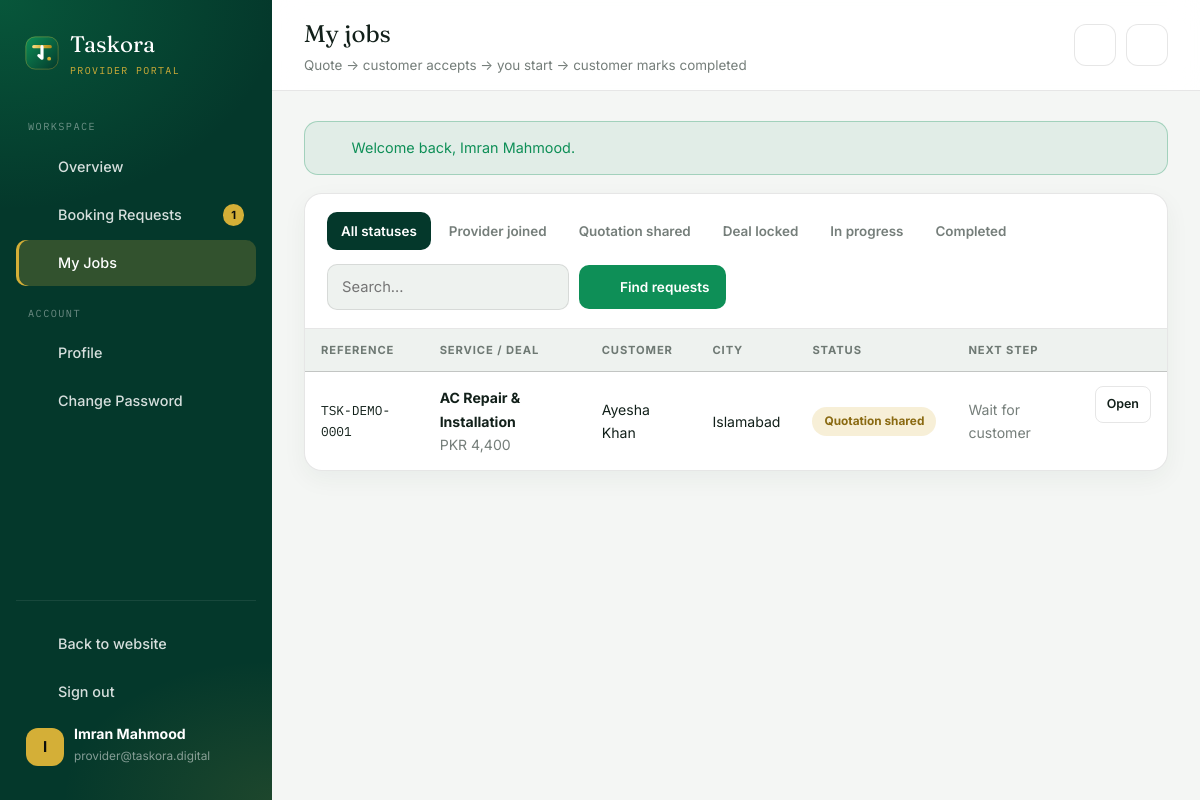
The app's page /account/jobs.php (signed in) with its own data.
### tables this page shows
CREATE TABLE `users` (
  `id` int(10) unsigned NOT NULL AUTO_INCREMENT,
  `role` enum('customer','provider') NOT NULL DEFAULT 'customer',
  `name` varchar(150) NOT NULL,
  `email` varchar(191) NOT NULL,
  `phone` varchar(40) DEFAULT NULL,
  `cnic` varchar(20) DEFAULT NULL,
  `city` varchar(80) DEFAULT NULL,
  `password` varchar(255) NOT NULL,
  `category` varchar(150) DEFAULT NULL,
  `subcategory` varchar(150) DEFAULT NULL,
  `experience` int(11) DEFAULT NULL,
  `service_areas` varchar(255) DEFAULT NULL,
  `qualifications` text,
  `status` enum('pending','active','suspended') NOT NULL DEFAULT 'active',
  `created_at` timestamp NOT NULL DEFAULT CURRENT_TIMESTAMP,
  PRIMARY KEY (`id`),
  UNIQUE KEY `email` (`email`)
);

CREATE TABLE `bookings` (
  `id` int(10) unsigned NOT NULL AUTO_INCREMENT,
  `ref` varchar(30) NOT NULL,
  `customer_id` int(10) unsigned DEFAULT NULL,
  `provider_id` int(10) unsigned DEFAULT NULL,
  `name` varchar(150) NOT NULL,
  `phone` varchar(40) NOT NULL,
  `email` varchar(191) DEFAULT NULL,
  `cnic` varchar(20) DEFAULT NULL,
  `city` varchar(80) DEFAULT NULL,
  `address` varchar(255) DEFAULT NULL,
  `map_link` varchar(255) DEFAULT NULL,
  `category` varchar(150) DEFAULT NULL,
  `service` varchar(150) DEFAULT NULL,
  `description` text,
  `urgency` enum('normal','urgent','emergency') NOT NULL DEFAULT 'normal',
  `preferred_date` date DEFAULT NULL,
  `budget` decimal(12,2) DEFAULT NULL,
  `quotation_required` tinyint(1) NOT NULL DEFAULT '0',
  `payment_method` varchar(40) DEFAULT NULL,
  `status` enum('requested','provider_joined','quoted','deal_locked','in_progress','completed','cancelled') NOT NULL DEFAULT 'requested',
  `deal_amount` decimal(12,2) DEFAULT NULL,
  `source` varchar(20) NOT NULL DEFAULT 'portal',
  `admin_note` text,
  `created_at` timestamp NOT NULL DEFAULT CURRENT_TIMESTAMP,
  `updated_at` timestamp NULL DEFAULT NULL ON UPDATE CURRENT_TIMESTAMP,
  PRIMARY KEY (`id`),
  UNIQUE KEY `ref` (`ref`),
  KEY `idx_customer` (`customer_id`),
  KEY `idx_provider` (`provider_id`),
  KEY `idx_status` (`status`)
);

### account/jobs.php (the view, shortened to what this page needs)
<?php
require __DIR__ . '/_layout.php';
$u = require_user('provider');
$status = get('status');
$where = 'provider_id = ?'; $args = [$u['id']];
$list = rows("SELECT * FROM bookings WHERE $where ORDER BY COALESCE(updated_at, created_at) DESC", $args);
$next = [
    'provider_joined' => 'Send quotation', 'quoted' => 'Wait for customer', 'deal_locked' => 'Start job',
    'in_progress' => 'Customer completes', 'completed' => 'Done', 'cancelled' => '—', 'requested' => '—',
];
portal_start('My jobs', 'Quote → customer accepts → you start → customer marks completed');
?>
<div class="card">
  <div class="card-head">
    <div class="tabs">
      <a href="jobs.php" class="<?= $status === '' ? 'active' : '' ?>">All statuses</a>
      <?php foreach (['provider_joined', 'quoted', 'deal_locked', 'in_progress', 'completed'] as $k): ?>
        <a href="?status=<?= $k ?>" class="<?= $status === $k ? 'active' : '' ?>"><?= e(booking_statuses()[$k][0]) ?></a>
      <?php endforeach; ?>
    </div>
    <div class="filters"><input class="input search" placeholder="Search…" data-table-search="#jobTable"><a class="b" href="requests.php"><?= icon('inbox') ?>Find requests</a></div>
  </div>
  <?php if (!$list): ?><div class="empty"><?= icon('briefcase') ?>No jobs here yet. <a class="link-arrow" href="requests.php">Browse booking requests <?= icon('arrow') ?></a></div>
  <?php else: ?>
  <div class="table-wrap"><table class="tbl" id="jobTable">
    <thead><tr><th>Reference</th><th>Service / Deal</th><th>Customer</th><th>City</th><th>Status</th><th>Next step</th><th></th></tr></thead>
    <tbody>
      <?php foreach ($list as $b): ?>
        <tr>
          <td class="mono"><?= e($b['ref']) ?></td>
          <td><b><?= e($b['service']) ?></b><br><span class="muted"><?= $b['deal_amount'] ? e(money($b['deal_amount'])) : 'No quotation yet' ?></span></td>
          <td><?= e($b['name']) ?></td>
          <td><?= e($b['city']) ?></td>
          <td><?= status_pill($b['status']) ?></td>
          <td class="muted"><?= e($next[$b['status']] ?? '—') ?></td>
          <td class="actions"><a class="b b-ghost b-sm" href="booking.php?id=<?= (int)$b['id'] ?>">Open</a></td>
        </tr>
      <?php endforeach; ?>
    </tbody>
  </table></div>
  <?php endif; ?>
</div>
<?php portal_end(); ?>

### account/_layout.php (shortened to what this page needs)
<?php
require_once dirname(__DIR__) . '/includes/bootstrap.php';
function portal_nav($u)
{
    $unread = (int)val('SELECT COUNT(*) FROM notifications WHERE user_id = ? AND is_read = 0', [$u['id']]);
    if ($u['role'] === 'provider') {
        $open = (int)val("SELECT COUNT(*) FROM bookings WHERE status = 'requested' AND provider_id IS NULL");
        return [
            'Workspace' => [
                ['index.php', 'Overview', 'grid'],
                ['requests.php', 'Booking Requests', 'inbox', $open],
                ['jobs.php', 'My Jobs', 'briefcase'],
            ],
            'Account' => [
                ['profile.php', 'Profile', 'user'],
                ['password.php', 'Change Password', 'lock'],
            ],
        ];
    }
    return [
        'Bookings' => [
            ['index.php', 'Overview', 'grid'],
            ['services.php', 'Book a Service', 'plus'],
            ['bookings.php', 'My Bookings', 'list'],
        ],
        'Support' => [
            ['../forms.php?type=complaint', 'Complaint', 'doc'],
            ['../forms.php?type=refund', 'Refund Request', 'wallet'],
            ['../forms.php?type=insurance', 'Insurance Claim', 'shield'],
        ],
        'Account' => [
            ['profile.php', 'Profile', 'user'],
            ['password.php', 'Change Password', 'lock'],
        ],
    ];
}
function portal_start($title, $subtitle = '')
{
    $u = current_user();
    $cur = basename($_SERVER['SCRIPT_NAME']);
    $notifs = rows('SELECT * FROM notifications WHERE user_id = ? ORDER BY id DESC LIMIT 12', [$u['id']]);
    $unread = 0; foreach ($notifs as $n) if (!$n['is_read']) $unread++;
    render_head($title . ' | ' . setting('site_name'), '', ['body' => 'db', 'css' => ['css/dashboard.css']]);
    ?>
<div class="db-shell">
  <aside class="db-side" id="dbSide">
    <a class="db-brand" href="<?= e(base_url('index.php')) ?>"><?= logo_mark(36) ?><div><?= e(setting('site_name', 'Taskora')) ?><small><?= $u['role'] === 'provider' ? 'Provider' : 'Customer' ?> portal</small></div></a>
    <?php foreach (portal_nav($u) as $group => $links): ?>
      <div class="db-group"><?= e($group) ?></div>
      <?php foreach ($links as $l): ?>
        <a class="db-link<?= $cur === basename($l[0]) ? ' active' : '' ?>" href="<?= e($l[0]) ?>"><?= icon($l[2]) ?><?= e($l[1]) ?><?php if (!empty($l[3])): ?><span class="count"><?= (int)$l[3] ?></span><?php endif; ?></a>
      <?php endforeach; ?>
    <?php endforeach; ?>
    <div class="db-side-foot">
      <a class="db-link" href="<?= e(base_url('index.php')) ?>"><?= icon('home') ?>Back to website</a>
      <a class="db-link" href="logout.php"><?= icon('logout') ?>Sign out</a>
      <div class="db-me"><span class="db-ava"><?= e(strtoupper(substr($u['name'], 0, 1))) ?></span><div><strong><?= e($u['name']) ?></strong><small><?= e($u['email']) ?></small></div></div>
    </div>
  </aside>
  <div class="db-main">
    <header class="db-top">
      <div><h1><?= e($title) ?></h1><?php if ($subtitle): ?><p><?= e($subtitle) ?></p><?php endif; ?></div>
      <div class="db-top-actions">
        <button class="db-icon-btn" id="themeBtn" aria-label="Toggle theme"><?= icon('moon') ?></button>
        <div class="notif-wrap">
          <button class="db-icon-btn" id="notifBtn" aria-label="Notifications"><?= icon('bell') ?><?php if ($unread): ?><span class="dotn"></span><?php endif; ?></button>
        </div>
      </div>
    </header>
    <main class="db-content">
      <?php foreach (flash() as $f): ?>
        <div class="alert alert-<?= e($f['type']) ?>"><?= icon($f['type'] === 'error' ? 'x' : 'check-circle') ?><span><?= e($f['msg']) ?></span></div>
      <?php endforeach; ?>
<?php
}
function portal_end()
{
    ?>
    </main>
  </div>
</div>
</body></html>
<?php
}

### includes/bootstrap.php (shortened to what this page needs)
<?php
function base_url($path = '')
{
    static $base = null;
    if ($base === null) {
        if (BASE_URL_OVERRIDE !== '') {
            $base = rtrim(BASE_URL_OVERRIDE, '/');
        } else {
            $root = str_replace('\\', '/', realpath($_SERVER['DOCUMENT_ROOT'] ?? ''));
            $app  = str_replace('\\', '/', realpath(dirname(__DIR__)));
            $base = ($root && stripos($app, $root) === 0) ? substr($app, strlen($root)) : '';
            $base = '/' . trim($base, '/');
            if ($base === '/') $base = '';
        }
    }
    return $base . '/' . ltrim($path, '/');
}
function db()
{
    static $pdo = null;
    if ($pdo === null) {
        try {
            $pdo = new PDO(
                'mysql:host=' . DB_HOST . ';port=' . DB_PORT . ';dbname=' . DB_NAME . ';charset=utf8mb4',
                DB_USER,
                DB_PASS,
                [
                    PDO::ATTR_ERRMODE            => PDO::ERRMODE_EXCEPTION,
                    PDO::ATTR_DEFAULT_FETCH_MODE => PDO::FETCH_ASSOC,
                    PDO::ATTR_EMULATE_PREPARES   => false,
                ]
            );
        } catch (PDOException $ex) {
            http_response_code(500);
            echo '<div style="font-family:sans-serif;max-width:640px;margin:80px auto;padding:32px;border:1px solid #d4af37;border-radius:14px">'
               . '<h2 style="color:#04382b">Database connection failed</h2>'
               . '<p>Start MySQL in the XAMPP Control Panel and import <code>database.sql</code> into a database named <b>' . DB_NAME . '</b> '
               . '(or open <a href="' . base_url('install.php') . '">install.php</a>).</p>'
               . (APP_DEBUG ? '<pre style="white-space:pre-wrap;color:#b42318">' . htmlspecialchars($ex->getMessage()) . '</pre>' : '')
               . '</div>';
            exit;
        }
    }
    return $pdo;
}
function q($sql, $params = [])
{
    $st = db()->prepare($sql);
    $st->execute($params);
    return $st;
}
function row($sql, $params = [])  { $r = q($sql, $params)->fetch(); return $r ?: null; }
function rows($sql, $params = []) { return q($sql, $params)->fetchAll(); }
function val($sql, $params = [])  { $v = q($sql, $params)->fetchColumn(); return $v === false ? null : $v; }
function e($s) { return htmlspecialchars((string)$s, ENT_QUOTES, 'UTF-8'); }
function money($n) { return 'PKR ' . number_format((float)$n); }
function setting($key, $default = '')
{
    static $cache = null;
    if ($cache === null) {
        $cache = [];
        foreach (rows('SELECT skey, svalue FROM settings') as $r) $cache[$r['skey']] = $r['svalue'];
    }
    return (isset($cache[$key]) && $cache[$key] !== '') ? $cache[$key] : $default;
}
function get($k, $d = '')  { return isset($_GET[$k]) && is_string($_GET[$k]) ? trim($_GET[$k]) : $d; }
function flash($type = null, $msg = null)
{
    $f = $_SESSION['flash'] ?? [];
    return $f;
}
function current_user()
{
    static $u = false;
    if ($u === false) {
        $u = !empty($_SESSION['uid']) ? row('SELECT * FROM users WHERE id = ?', [$_SESSION['uid']]) : null;
    }
    return $u;
}
function require_user($role = null)
{
    $u = current_user();
    return $u;
}
function booking_statuses()
{
    return [
        'requested'       => ['Requested', 'neutral'],
        'provider_joined' => ['Provider joined', 'info'],
        'quoted'          => ['Quotation shared', 'gold'],
        'deal_locked'     => ['Deal locked', 'green'],
        'in_progress'     => ['In progress', 'info'],
        'completed'       => ['Completed', 'green'],
        'cancelled'       => ['Cancelled', 'red'],
    ];
}
function status_pill($status)
{
    $map = booking_statuses();
    $s = $map[$status] ?? [ucwords(str_replace('_', ' ', $status)), 'neutral'];
    return '<span class="pill pill-' . $s[1] . '">' . e($s[0]) . '</span>';
}
require_once __DIR__ . '/icons.php';
require_once __DIR__ . '/layout.php';

### records on screen
users: name "I", name "Imran Mahmood", email "provider@taskora.digital"
bookings: ref "TSK-DEMO-0001", service "AC Repair & Installation", deal_amount "PKR 4,400", name "Ayesha Khan", city "Islamabad", status "Quotation shared", status "Wait for customer"

### other values on screen
setting('site_name', 'Taskora') "Taskora"
$group "WORKSPACE"
$l[1] "Overview"
$l[1] "Booking Requests"
$l[3] "1"
$l[1] "My Jobs"
$group "ACCOUNT"
$l[1] "Profile"
$l[1] "Change Password"
$title "My jobs"
$subtitle "Quote → customer accepts → you start → customer marks completed"
$f['msg'] "Welcome back, Imran Mahmood."
booking_statuses()[$k][0] "Provider joined"
booking_statuses()[$k][0] "Quotation shared"
booking_statuses()[$k][0] "Deal locked"
